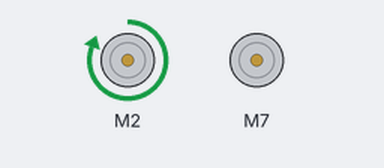
Bench run of a program on a simulated Arduino Uno, built with avr-gcc and run on an emulated ATmega328P. Shown: 2 × DC motor (green arrow = forward, orange = backward, longer = faster).

Above: at 0.5 s.
At 3.5 s:
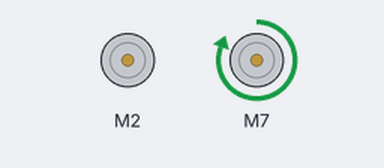
At 7.5 s:
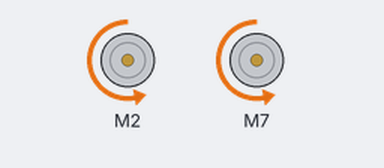
At 14.5 s:
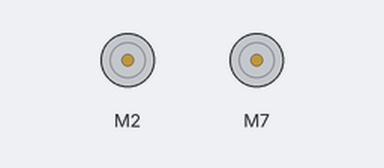
Timing chart, 0 to 15.6 s (numbered marks = the images above):
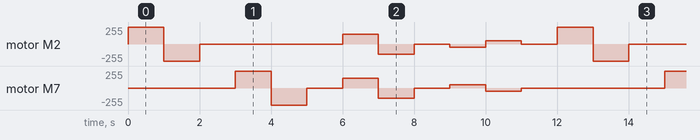

The program:

main.cpp
```cpp
#include <Arduino.h>
#include <SparkFun_TB6612.h>
/*
┌─────────────────────────────────────────┐
│      ┌───┐                   ┌───┐      │
│   VM ┤   │                   │   ├ PWMA │
│      ├───┤                   ├───┤      │
│  VCC ┤   │                   │   ├ AIN2 │
│      ├───┤                   ├───┤      │
│  GND ┤   │                   │   ├ AIN1 │
│      ├───┤                   ├───┤      │
│  AO1 ┤   │                   │   ├ STBY │
│      ├───┤                   ├───┤      │
│  AO2 ┤   │                   │   ├ BIN1 │
│      ├───┤                   ├───┤      │
│  BO2 ┤   │                   │   ├ BIN2 │
│      ├───┤                   ├───┤      │
│  BO1 ┤   │                   │   ├ PWMB │
│      ├───┤                   ├───┤      │
│  GND ┤   │                   │   ├ GND  │
│      └───┘                   └───┘      │
└─────────────────────────────────────────┘
*/

#define AIN1 2
#define AIN2 4
#define PWMA 3

#define BIN1 7
#define BIN2 8
#define PWMB 6

#define STBY 9

// these constants are used to allow you to make your motor configuration
// line up with function names like forward.  Value can be 1 or -1
const int offsetA = 1;
const int offsetB = 1;

// Initializing motors.  The library will allow you to initialize as many
// motors as you have memory for.  If you are using functions like forward
// that take 2 motors as arguements you can either write new functions or
// call the function more than once.
Motor motor1 = Motor(AIN1, AIN2, PWMA, offsetA, STBY);
Motor motor2 = Motor(BIN1, BIN2, PWMB, offsetB, STBY);

void setup() {
    Serial.begin(115200);
}

void loop() {
    //Use of the drive function which takes as arguements the speed
    //and optional duration.  A negative speed will cause it to go
    //backwards.  Speed can be from -255 to 255.  Also use of the
    //brake function which takes no arguements.
    motor1.drive(255, 1000);
    motor1.drive(-255, 1000);
    motor1.brake();
    delay(1000);

    //Use of the drive function which takes as arguements the speed
    //and optional duration.  A negative speed will cause it to go
    //backwards.  Speed can be from -255 to 255.  Also use of the
    //brake function which takes no arguements.
    motor2.drive(255, 1000);
    motor2.drive(-255, 1000);
    motor2.brake();
    delay(1000);

    //Use of the forward function, which takes as arguements two motors
    //and optionally a speed.  If a negative number is used for speed
    //it will go backwards
    forward(motor1, motor2, 150);
    delay(1000);

    //Use of the back function, which takes as arguments two motors
    //and optionally a speed.  Either a positive number or a negative
    //number for speed will cause it to go backwards
    back(motor1, motor2, -150);
    delay(1000);

    //Use of the brake function which takes as arguments two motors.
    //Note that functions do not stop motors on their own.
    brake(motor1, motor2);
    delay(1000);

    //Use of the left and right functions which take as arguements two
    //motors and a speed.  This function turns both motors to move in
    //the appropriate direction.  For turning a single motor use drive.
    left(motor1, motor2, 100);
    delay(1000);
    right(motor1, motor2, 100);
    delay(1000);

    //Use of brake again.
    brake(motor1, motor2);
    delay(1000);
 }
```

Measured:
- by itself, motor M2: repeats every 12.0 s: backward 255/255 1.0 s, stopped 4.0 s, forward 150/255 1.0 s, backward 150/255 1.0 s, stopped 1.0 s, backward 50/255 1.0 s, forward 50/255 1.0 s, stopped 1.0 s, forward 255/255 1.0 s
- by itself, motor M7: repeats every 12.0 s: backward 255/255 1.0 s, stopped 1.0 s, forward 150/255 1.0 s, backward 150/255 1.0 s, stopped 1.0 s, forward 50/255 1.0 s, backward 50/255 1.0 s, stopped 4.0 s, forward 255/255 1.0 s
